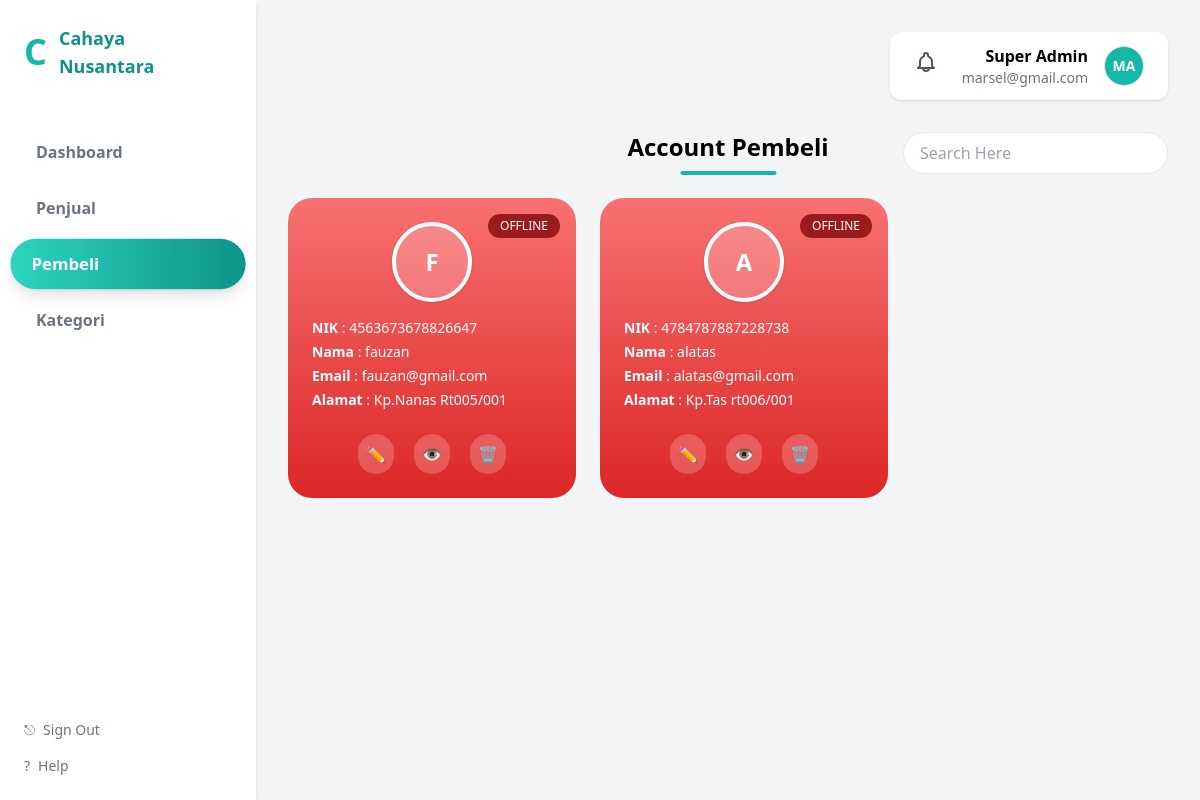
The app's page /super_admin/pembeli.php (signed in) with its own data.
### tables this page shows
CREATE TABLE `users` (
  `id` int NOT NULL,
  `role_id` int NOT NULL,
  `nik` char(16) NOT NULL,
  `nama` varchar(100) NOT NULL,
  `email` varchar(100) NOT NULL,
  `password` varchar(255) NOT NULL,
  `created_at` timestamp NOT NULL DEFAULT CURRENT_TIMESTAMP,
  `alamat` text,
  `foto` varchar(255) DEFAULT NULL,
  `reset_token` varchar(255) DEFAULT NULL,
  `reset_expired` datetime DEFAULT NULL,
  `status_login` enum('online','offline') DEFAULT 'offline',
  `is_active` tinyint(1) DEFAULT '1'
);

### super_admin/pembeli.php (the view, shortened to what this page needs)
<?php
include '../config/koneksi.php';
$query = mysqli_query($conn, "
    SELECT *
    FROM users
    WHERE role_id = 3 AND is_active = 1
");
?>
<!DOCTYPE html>
<html lang="id">
<head>
    <script src="https://cdn.tailwindcss.com"></script>
</head>
<body class="bg-gray-100 font-sans">
<div class="flex min-h-screen">
    <?php include '../layouts/sidebar.php'; ?>
    <main class="flex-1 p-8">
        <div class="flex justify-end mb-8">
            <?php include '../layouts/profil_notifikasi.php'; ?>
        </div>
        <div class="relative flex items-center mb-6">
            <h1 class="absolute left-1/2 -translate-x-1/2 text-2xl font-semibold">
                Account Pembeli
                <span class="block w-24 h-1 bg-teal-500 mx-auto mt-2 rounded-full"></span>
            </h1>
            <div class="ml-auto flex items-center gap-4">
                <input
                    id="searchPembeli"
                    type="text"
                    placeholder="Search Here"
                    class="px-4 py-2 rounded-full border focus:outline-none">
            </div>
        </div>
        <div class="flex gap-6 flex-wrap">
            <?php while ($row = mysqli_fetch_assoc($query)) : ?>
                <?php
                $path_server = $_SERVER['DOCUMENT_ROOT'] . '/' . $row['foto'];
                $path_url    = '/' . $row['foto'];
                $ada_foto    = !empty($row['foto']) && file_exists($path_server);
                $bgCard = ($row['status_login'] === 'online')
                    ? 'bg-gradient-to-b from-green-400 to-green-600'
                    : 'bg-gradient-to-b from-red-400 to-red-600';
                $disableHapus = (
                    $row['status_login'] === 'online' ||
                    $row['id'] == $_SESSION['user_id']
                );
                ?>
                <div id="pembeli-<?= $row['id'] ?>"
                     class="pembeli-card relative w-72 rounded-3xl p-6 text-white <?= $bgCard ?>">
                    <span id="status-<?= $row['id'] ?>"
                          class="absolute top-4 right-4 text-xs px-3 py-1 rounded-full
                          <?= $row['status_login'] === 'online' ? 'bg-green-800' : 'bg-red-800' ?>">
                        <?= strtoupper($row['status_login']) ?>
                    </span>
                    <div class="flex justify-center mb-4">
                        <div class="w-20 h-20 rounded-full border-4 border-white shadow
                                    flex items-center justify-center bg-white/20 overflow-hidden">
                        <?php if ($ada_foto): ?>
                            <img src="<?= $path_url ?>" class="w-full h-full object-cover">
                        <?php else: ?>
                            <?php
                                $nama = trim($row['nama']);
                                $words = explode(' ', $nama);
                                $inisial = '';
                                foreach ($words as $w) {
                                    if (!empty($w)) {
                                        $inisial .= strtoupper($w[0]);
                                    }
                                }
                            ?>
                            <span class="text-2xl font-bold text-white">
                                <?= $inisial ?>
                            </span>
                        <?php endif; ?>
                        </div>
                    </div>
                    <div class="text-sm space-y-1">
                        <p><b>NIK</b> : <?= $row['nik'] ?></p>
                        <p><b>Nama</b> : <?= $row['nama'] ?></p>
                        <p><b>Email</b> : <?= $row['email'] ?></p>
                        <p><b>Alamat</b> : <?= $row['alamat'] ?: '-' ?></p>
                    </div>
                    <div class="flex justify-center gap-5 mt-6">
                        <a href="edit_pembeli.php?id=<?= $row['id'] ?>"
                           class="p-2 rounded-full bg-white/20 hover:bg-yellow-400">✏️</a>
                        <a href="detail_pembeli.php?id=<?= $row['id'] ?>"
                           class="p-2 rounded-full bg-white/20 hover:bg-blue-400">👁️</a>
                        <button data-id="<?= $row['id'] ?>"
                                class="btn-hapus p-2 rounded-full
                                <?= $disableHapus
                                    ? 'bg-gray-400 cursor-not-allowed opacity-50'
                                    : 'bg-white/20 hover:bg-red-500' ?>"
                                <?= $disableHapus ? 'disabled' : '' ?>>
                            🗑️
                        </button>
                    </div>
                </div>
            <?php endwhile; ?>
        </div>
    </main>
</div>

### records on screen
users: status_login "OFFLINE", inisial "F", nik "4563673678826647", nama "fauzan", email "fauzan@gmail.com", alamat "Kp.Nanas Rt005/001"
users: status_login "OFFLINE", inisial "A", nik "4784787887228738", nama "alatas", email "alatas@gmail.com", alamat "Kp.Tas rt006/001"

### other values on screen
str_replace('_', ' ', $user['role']) "Super Admin"
$user['email'] "marsel@gmail.com"
$inisial "MA"
